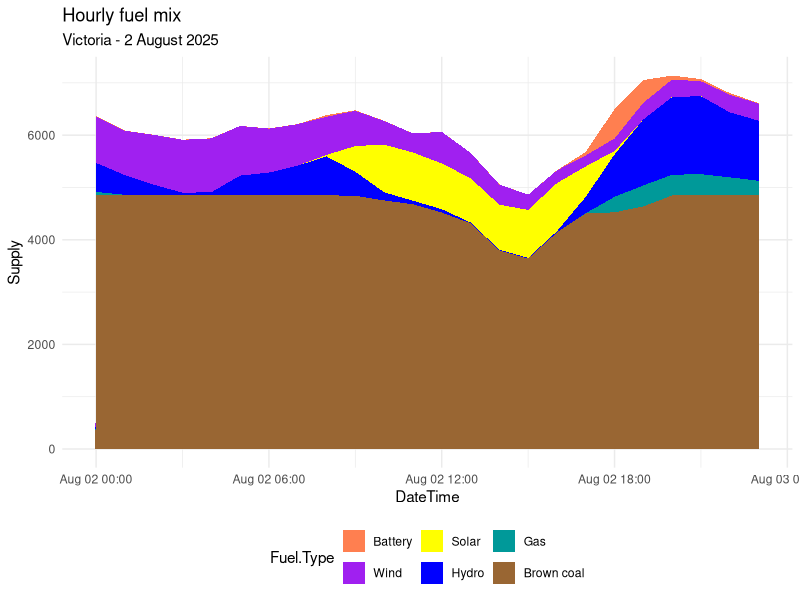

Reproduce this figure in R.
#---------Packages---------
library(ggplot2)

#-----------Data-----------
data <- read.csv("Data/Fuel-mix.csv")
data$Fuel.Type <- factor(data$Fuel.Type , levels=c("Battery","Wind","Solar","Hydro","Gas","Brown coal"))
data$DateTime <- as.POSIXct(data$DateTime, format = "%d/%m/%Y %H:%M")

#----------Chart----------
ggplot(data, aes(x=DateTime, y=Supply, fill=Fuel.Type)) +
  geom_area() +
  scale_fill_manual(values=c("coral","purple","yellow","blue","#009999","#996633"))+
  labs(title="Hourly fuel mix", subtitle="Victoria - 2 August 2025")+
  theme_minimal()+
  theme(legend.position="bottom")
